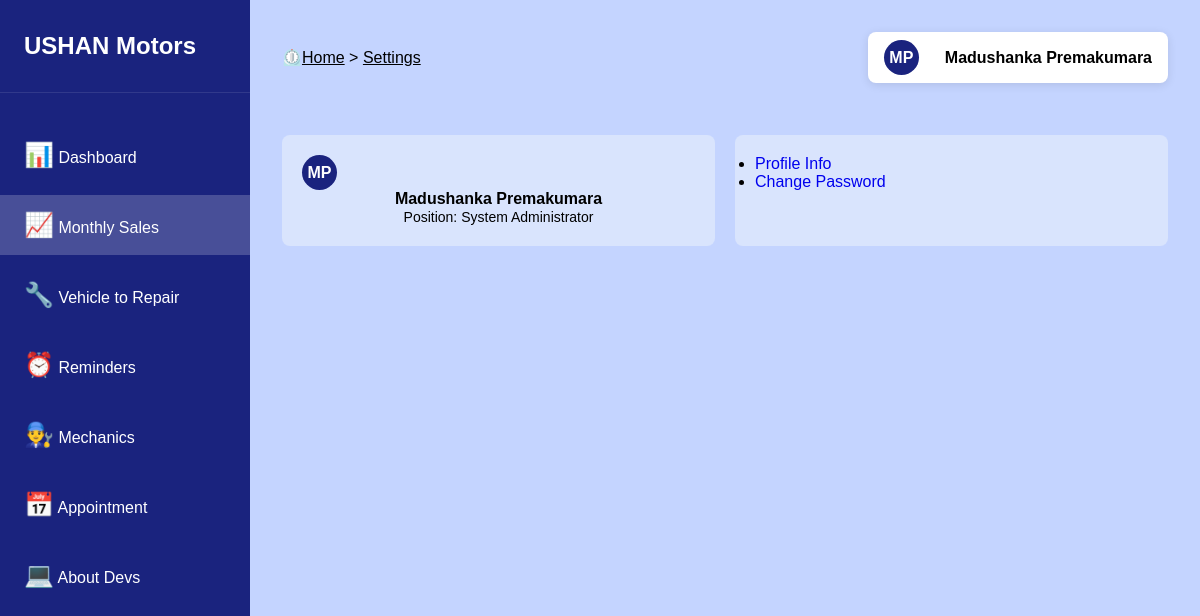
The page /Staff_Interface/settings.php (signed in) on the database its author committed.
### tables this page shows
CREATE TABLE `employees` (
  `id` bigint(20) NOT NULL,
  `employee_id` varchar(20) NOT NULL,
  `role_id` varchar(20) NOT NULL,
  `emp_first_name` varchar(50) NOT NULL,
  `emp_last_name` varchar(50) NOT NULL,
  `basic_salary` decimal(10,0) NOT NULL
);

### Staff_Interface/settings.php (the view, shortened to what this page needs)
<!DOCTYPE html>
<html>
<head>
    <link rel="stylesheet" type="text/css" href="styles/mainStyle.css">
</head>
<body>
    <aside class="sidebar">
        <div class="sidebar-logo">USHAN Motors</div>
        <ul class="sidebar-menu">
            <li class="menu-item">
                <a href="dashboard.php">
                    <span class="icon">📊</span>
                    <span class="menu-text">Dashboard</span>
                </a>
            </li>
            <li class="menu-item active">
                <a href="sales.php">
                    <span class="icon">📈</span>
                    <span class="menu-text">Monthly Sales</span>
                </a>
            </li>
            <li class="menu-item">
                <a href="repairVehicles.php">
                    <span class="icon">🔧</span>
                    <span class="menu-text">Vehicle to Repair</span>
                </a>
            </li>
            <li class="menu-item">
                <a href="reminders.php">
                    <span class="icon">⏰</span>
                    <span class="menu-text">Reminders</span>
                </a>
            </li>
            <li class="menu-item">
                <a href="mechanics.php">
                    <span class="icon">👨‍🔧</span>
                    <span class="menu-text">Mechanics</span>
                </a>
            </li>
            <li class="menu-item">
                <a href="appointments.php">
                    <span class="icon">📅</span>
                    <span class="menu-text">Appointment</span>
                </a>
            </li>
            <li class="menu-item">
                <a href="#">
                    <span class="icon">💻</span>
                    <span class="menu-text">About Devs</span>
                </a>
            </li>
        </ul>
    </aside>
    <main class="main-content">
        <div class="top-bar">
            <div class="breadcrumb">
                ⏲️<a href="dashboard.php">Home</a> > <a href="#">Settings</a>
            </div>
            <?php include('profile_icon.php') ?>
        </div>
        <div class="dashboard-grid">
            <div class="main">
                <div class="cards">
                    <div class="card">
                        <?php echo "<div class='user-avatar'>".$firstName[0].$lastName[0]."</div><div class='user-name'>".$firstName." ".$lastName."</div>"
                        ?>
                        <span style="font-size: 14px;">Position: <?php echo $role; ?></span>
                    </div>
                    <div class="card">
                        <ul class="settings">
                            <li class="item"><a href="#">Profile Info</a></li>
                            <li class="item"><a href="#">Change Password</a></li>
                        </ul>
                    </div>
                </div>
            </div>
        </div>
    </main>
</body>
</html>

### Staff_Interface/profile_icon.php (shortened to what this page needs)
<?php
$empId = $_SESSION['employee_id'];
$firstName = "";
$lastName = "";
$roleId = "";
$stmt = $connect->prepare("SELECT `emp_first_name`, `emp_last_name`, `role_id` FROM employees WHERE `employee_id`='".$empId."' LIMIT 1;");
$stmt->execute();
$stmt->bind_result($firstName, $lastName, $roleId);
$results = [];
while ($stmt->fetch()) {
    $results[] = [
        'emp_first_name' => $firstName,
        'emp_last_name' => $lastName,
        'role_id' => $roleId
    ];
}
if (empty($results)) {
    $empId = "";
    $firstName = "";
    $lastName = "";
    $roleId = "";
} else {
    foreach ($results as $result) {
        $firstName = $result['emp_first_name'];
        $lastName = $result['emp_last_name'];
        $roleId = $result['role_id'];
        if($roleId == "role_admin"){
            $role = "System Administrator";
        }else if($roleId == "role_mech"){
            $role = "Mechanic";
        }else if($roleId == "role_recep"){
            $role = "Receptionist";
        }else if($roleId == "role_mgr"){
            $role = "Manager";
        }else {
            $role = "404: Role not found";
        }
        echo "
        <div>
            <a href='#' class='user-profile' onclick='toggleDropdown(event)'>
                <div class='user-avatar'>".$firstName[0].$lastName[0]."</div>
                <div class='user-name'>".$firstName." ".$lastName."</div>
            </a>
            <div class='dropdown-menu' id='dropdownMenu'>
                <a href='settings.php'>Settings</a>
                <a href='logout.php'>Logout</a>
            </div>
        </div>
        ";
    }
}
?>

### Staff_Interface/styles/mainStyle.css (style rules this page uses)
* { margin: 0; padding: 0; box-sizing: border-box; font-family: Arial, sans-serif; }
body { background-color: #c4d4ff; min-height: 100vh; display: flex; flex-direction: column; }
html,body { height: 100%; margin: 0; padding: 0; }
a { text-decoration: none; }
.sidebar { width: 250px; background: #1a237e; padding: 2rem 0; color: white; position: fixed; height: 100%; }
.sidebar-logo { font-size: 1.5rem; font-weight: bold; padding: 0 1.5rem 2rem; border-bottom: 1px solid rgba(255,255,255,0.1); }
.sidebar-menu { list-style: none; margin-top: 2rem; }
.menu-text { color: #fff; }
.menu-item { padding: 1rem 1.5rem; display: flex; align-items: center; gap: 1rem; cursor: pointer; transition: background-color 0.3s ease; }
.menu-item.active { background-color: rgba(255,255,255,0.2); }
.main-content { flex: 1; margin-left: 250px; padding: 2rem; min-height: 100%; }
.top-bar { display: flex; justify-content: space-between; align-items: center; margin-bottom: 2rem; position: relative; }
.breadcrumb { color: #000; }
.breadcrumb a { color: #000; text-decoration: underline; }
.user-profile { display: flex; align-items: center; gap: 1rem; padding: 0.5rem 1rem; background: #fff; border-radius: 8px; box-shadow: 0 2px 10px rgba(0,0,0,0.1); cursor: pointer; }
.user-avatar { width: 35px; height: 35px; background: #1a237e; border-radius: 50%; display: flex; align-items: center; justify-content: center; color: white; font-weight: bold; align-items: center; margin-right: 10px; }
.user-name { color: #000; font-weight: 700; }
.dashboard-grid { display: grid; grid-template-columns: repeat(auto-fit, minmax(300px, 1fr)); gap: 2rem; }
.icon { font-size: 1.5rem; color: #1a237e; }

### Staff_Interface/settings.php (style rules this page uses)
.sidebar ul { list-style: none; padding: 0; }
.sidebar ul li { margin: 10px 0; }
.cards { display: flex; gap: 20px; margin: 20px 0; }
.card { background-color: #d9e4fd; padding: 20px; border-radius: 8px; text-align: center; flex: 1; width: 100%; }
.settings { text-align: left; text-decoration: none; }

### rows shown on the page
employees: emp_first_name "M", emp_last_name "P", emp_first_name "Madushanka", emp_last_name "Premakumara", role "System Administrator"
